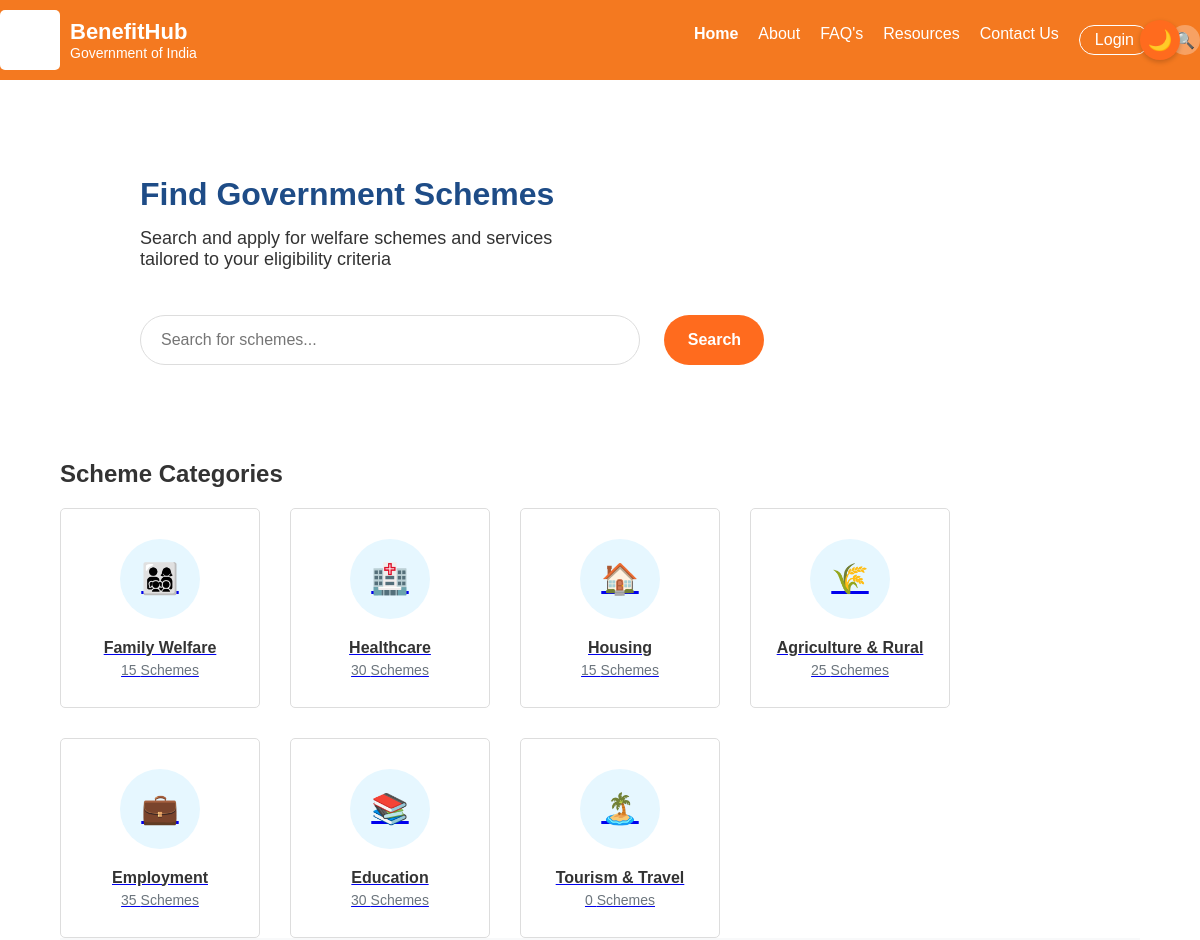
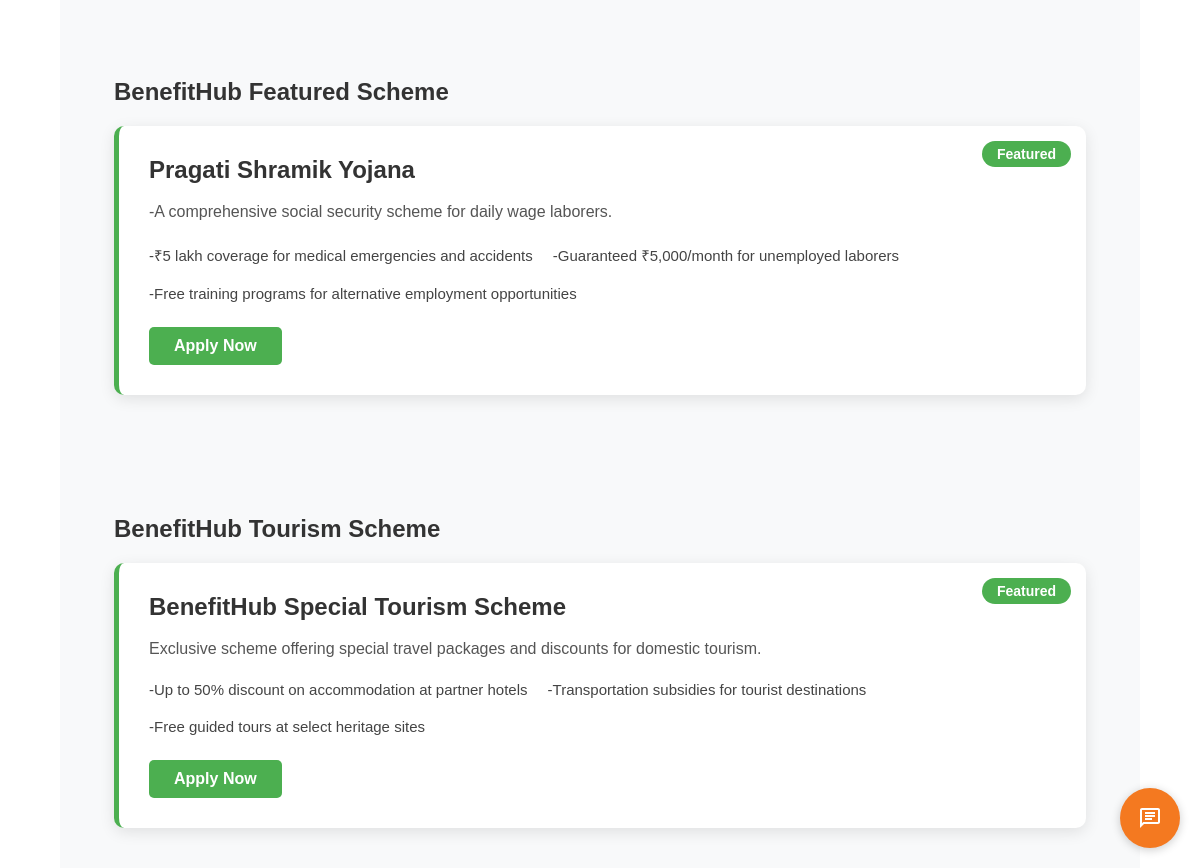
The page / on the database its author committed (2 pictures, top to bottom).
### tables this page shows
CREATE TABLE categories (
                id INTEGER PRIMARY KEY AUTOINCREMENT,
                name TEXT NOT NULL,
                title TEXT NOT NULL,
                icon TEXT,
                scheme_count INTEGER DEFAULT 0
            );

### app.py (the view, shortened to what this page needs)
@app.route('/')
def home():
    conn = get_db_connection()
    cursor = conn.cursor()
    cursor.execute('SELECT id, name, title, icon, scheme_count FROM categories')
    db_categories = cursor.fetchall()
    categories = []
    for category in db_categories:
        categories.append({
            'id': category['id'],
            'name': category['name'],
            'title': category['title'],
            'icon': category['icon'],
            'count': category['scheme_count'],
            'link': f"/{category['name']}"  # This ensures proper URL format
        })
    cursor.execute('''
        SELECT id, title, description, apply_link, eligibility, benefits
        FROM schemes
        WHERE title = 'Pragati Shramik Yojana'
        LIMIT 1
    ''')
    pragati_scheme = cursor.fetchone()
    cursor.execute('''
        SELECT id, title, description, apply_link, eligibility, benefits
        FROM schemes
        WHERE title = 'BenefitHub Special Tourism Scheme'
        LIMIT 1
    ''')
    tourism_scheme = cursor.fetchone()
    featured_schemes = []
    if pragati_scheme:
        featured_schemes.append(pragati_scheme)
    if tourism_scheme:
        featured_schemes.append(tourism_scheme)
    conn.close()
    return render_template('index.html', categories=categories, schemes=featured_schemes)

### app.py (called while the page is built)
@app.context_processor
def inject_user():
    return dict(current_user=current_user)

def get_db_connection():
    return Database.get_connection()

### models.py (called while the page is built)
    @staticmethod
    def get_connection():
        try:
            connection = sqlite3.connect('benefithub.db')
            connection.row_factory = sqlite3.Row
            return connection
        except Error as e:
            print(f"Error connecting to SQLite: {e}")
            return None

### templates/index.html (shortened to what this page needs)
{% extends "base.html" %}
{% block nav_home_active %}active{% endblock %}
{% block content %}
    <section class="hero-banner">
        <h2 class="hero-title">Find Government Schemes</h2>
        <p class="hero-subtitle">Search and apply for welfare schemes and services<br>tailored to your eligibility criteria</p>
        <div class="search-container">
            <form action="{{ url_for('search') }}" method="get">
                <input type="text" name="q" class="search-input" placeholder="Search for schemes..." required>
                <button type="submit" class="search-button">Search</button>
            </form>
        </div>
    </section>
    <section class="categories-section">
        <h2 class="section-title">Scheme Categories</h2>
        <div class="categories-container">
            {% for category in categories %}
            <a href="{{ category.link|default('#') }}" class="category-card">
                <div class="category-icon">{{ category.icon }}</div>
                <h3 class="category-title">{{ category.title }}</h3>
                <p class="category-count">{{ category.count }} Schemes</p>
            </a>
            {% endfor %}
        </div>
    </section>
    <section class="featured-headline-section">
        <div class="container">
            <h2 class="section-title">BenefitHub Featured Scheme</h2>
            <div class="featured-headline-container">
                <div class="featured-headline-card">
                    <div class="headline-badge">Featured</div>
                    <h3 class="headline-title">Pragati Shramik Yojana</h3>
                    <p class="headline-description">-A comprehensive social security scheme for daily wage laborers.</p>
                    <div class="headline-details">
                        <div class="headline-detail">
                            <span class="detail-text">-₹5 lakh coverage for medical emergencies and accidents</span>
                        </div>
                        <div class="headline-detail">
                            <span class="detail-text">-Guaranteed ₹5,000/month for unemployed laborers</span>
                        </div>
                        <div class="headline-detail">
                            <span class="detail-text"> -Free training programs for alternative employment opportunities</span>
                        </div>
                    </div>
                    <div class="headline-cta">
                        <a href="http://127.0.0.1:4000/" class="headline-button">Apply Now</a>
                    </div>
                </div>
            </div>
        </div>
    </section>
             <section class="featured-headline-section">
                 <div class="container">
                     <h2 class="section-title">BenefitHub Tourism Scheme</h2>
                     <div class="featured-headline-container">
                         <div class="featured-headline-card">
                             <div class="headline-badge">Featured</div>
                             <h3 class="headline-title">BenefitHub Special Tourism Scheme</h3>
                             <p class="headline-description">Exclusive scheme offering special travel packages and discounts for domestic tourism.</p>
                             <div class="headline-details">
                                 <div class="headline-detail">
                                     <span class="detail-text">-Up to 50% discount on accommodation at partner hotels</span>
                                 </div>
                                 <div class="headline-detail">
                                     <span class="detail-text">-Transportation subsidies for tourist destinations</span>
                                 </div>
                                 <div class="headline-detail">
                                     <span class="detail-text">-Free guided tours at select heritage sites</span>
                                 </div>
                             </div>
                             <div class="headline-cta">
                                 <a href="http://127.0.0.1:2000/" class="headline-button">Apply Now</a>
                             </div>
                         </div>
                     </div>
                 </div>
             </section>
    {% endblock %}

### static/css/style.css (style rules this page uses)
* { margin: 0; padding: 0; box-sizing: border-box; font-family: Arial, sans-serif; }
body { background-color: #f8f9fa; }
.container { width: 90%; max-width: 1300px; margin: 0 auto; }
.hero-banner { background: linear-gradient(135deg, rgba(30, 76, 135, 0.2), rgba(255, 107, 30, 0.1)); height: 300px; border-radius: 5px; margin-top: 40px; display: flex; flex-direction: column; justify-content: center; padding: 0 80px; }
.hero-title { color: #1e4c87; font-size: 32px; font-weight: bold; margin-bottom: 15px; }
.hero-subtitle { color: #333; font-size: 18px; margin-bottom: 35px; }
.search-container { display: flex; margin-top: 10px; }
.search-input { width: 500px; height: 50px; border-radius: 25px; border: 1px solid #ddd; padding: 0 20px; font-size: 16px; color: #6c757d; }
.search-button { width: 100px; height: 50px; border-radius: 25px; background-color: #ff6b1e; color: white; border: none; margin-left: 20px; font-size: 16px; font-weight: bold; cursor: pointer; }
.section-title { font-size: 24px; font-weight: bold; color: #333; margin: 40px 0 20px 0; }
.categories-container { display: flex; gap: 30px; flex-wrap: wrap; }
.category-card { width: 200px; height: 200px; background-color: white; border: 1px solid #ddd; border-radius: 5px; display: flex; flex-direction: column; align-items: center; justify-content: center; transition: transform 0.3s, box-shadow 0.3s; }
.category-icon { width: 80px; height: 80px; background-color: #e6f7ff; border-radius: 50%; display: flex; align-items: center; justify-content: center; font-size: 30px; color: #1e4c87; margin-bottom: 20px; }
.category-title { font-size: 16px; font-weight: bold; color: #333; margin-bottom: 5px; }
.category-count { font-size: 14px; color: #6c757d; }
.featured-headline-section { padding: 40px 0; background-color: #f8f9fa; }
.featured-headline-container { margin-top: 20px; }
.featured-headline-card { background-color: #ffffff; border-radius: 10px; box-shadow: 0 4px 15px rgba(0, 0, 0, 0.1); padding: 30px; position: relative; overflow: hidden; border-left: 5px solid #4caf50; }
.headline-badge { position: absolute; top: 15px; right: 15px; background-color: #4caf50; color: white; padding: 5px 15px; border-radius: 20px; font-weight: bold; font-size: 14px; }
.headline-title { font-size: 24px; color: #333; margin-bottom: 15px; padding-right: 80px; }
.headline-description { font-size: 16px; color: #555; margin-bottom: 20px; line-height: 1.6; }
.headline-details { display: flex; flex-wrap: wrap; gap: 20px; margin-bottom: 25px; }
.headline-detail { display: flex; align-items: center; gap: 10px; }
.detail-text { font-size: 15px; color: #444; }
.headline-cta { display: flex; align-items: center; gap: 20px; margin-top: 10px; }
.headline-button { background-color: #4caf50; color: white; padding: 10px 25px; border-radius: 5px; text-decoration: none; font-weight: bold; transition: background-color 0.3s; }
body { background-color: var(--bg-color); color: var(--text-color); transition: all 0.3s ease; }
.hero-banner { background: var(--hero-gradient); }

### static/css/chatbot.css (style rules this page uses)
:root { --header-bg: #f47920; --secondary-color: #2e3192; --card-bg: #ffffff; --card-border: #e0e0e0; --text-color: #333333; --light-bg: #f5f5f5; --success-color: #4CAF50; }

### rows shown on the page
categories: icon "👨‍👩‍👧‍👦", title "Family Welfare", count "15"
categories: icon "🏥", title "Healthcare", count "30"
categories: icon "🏠", title "Housing", count "15"
categories: icon "🌾", title "Agriculture & Rural", count "25"
categories: icon "💼", title "Employment", count "35"
categories: icon "📚", title "Education", count "30"
categories: icon "🏝️", title "Tourism & Travel", count "0"
